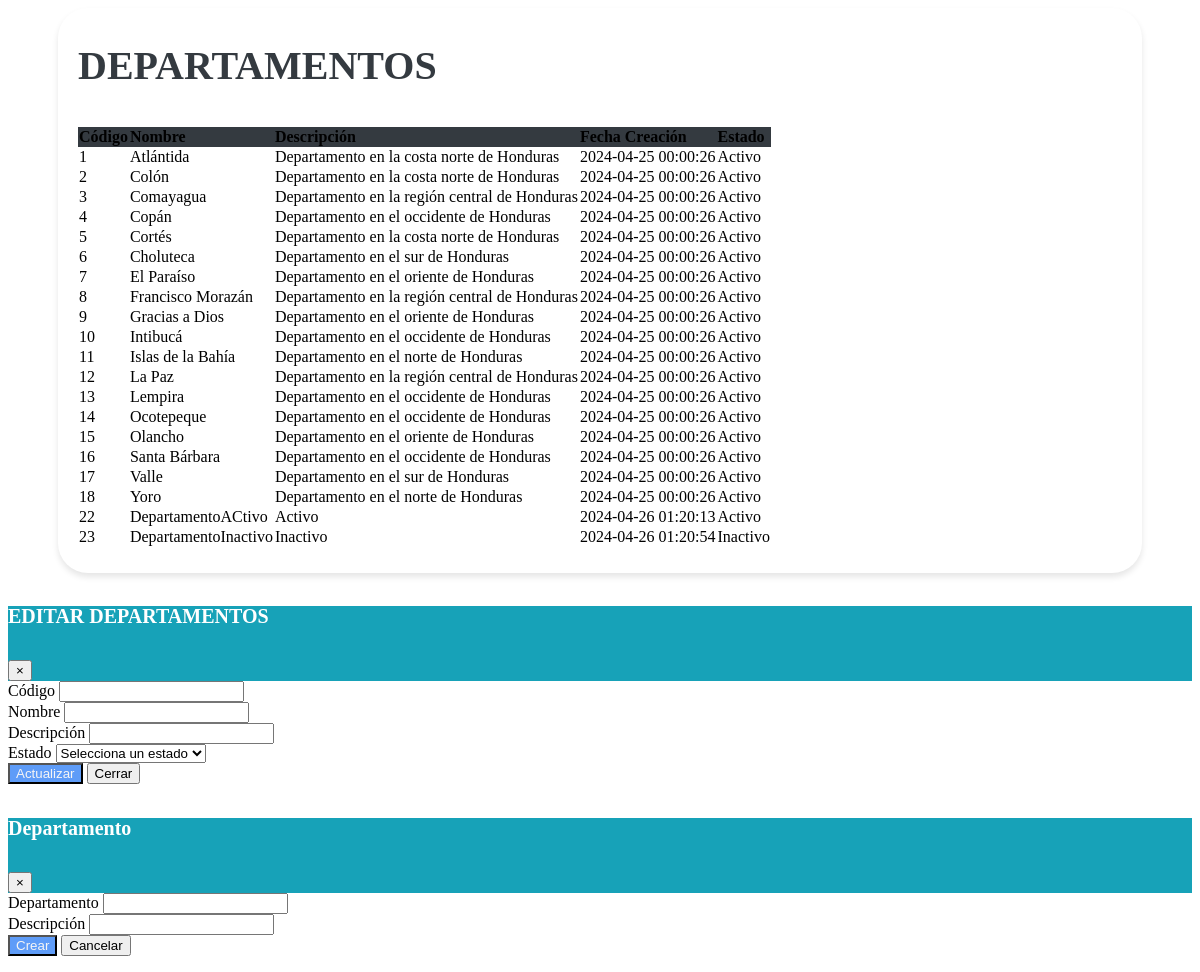
Page /vistas/Mantenimiento_Departamento.php on the committed database.
### tables this page shows
CREATE TABLE `tbl_departamentos` (
  `Id_Departamento` bigint(20) NOT NULL,
  `Nombre_Departamento` varchar(100) DEFAULT NULL,
  `Descripcion` varchar(255) DEFAULT NULL,
  `Creado_Por` varchar(25) NOT NULL,
  `Fecha_Creacion` timestamp NOT NULL DEFAULT current_timestamp(),
  `Modificado_Por` varchar(25) DEFAULT NULL,
  `Fecha_Modificacion` timestamp NOT NULL DEFAULT current_timestamp() ON UPDATE current_timestamp(),
  `Estado` enum('A','I') DEFAULT NULL
);

### vistas/Mantenimiento_Departamento.php (the view, shortened to what this page needs)
<link href="https://cdn.jsdelivr.net/npm/bootstrap-icons@1.10.0/font/bootstrap-icons.css" rel="stylesheet">
<link rel="stylesheet" href="assets/css/estilos.css">
    <link rel="stylesheet" href="https://cdn.datatables.net/1.10.20/css/dataTables.bootstrap4.min.css">
<div class="containertable">
    <div class="d-flex justify-content-between align-items-end mb-4">
        <div>
            <h1 class="poppins-font mb-2">DEPARTAMENTOS</h1>
            <br>
        </div>
    </div>
    <div class="table-responsive">
    <table id="tablax" class="table table-hover">
            <thead class="table-dark text-center" style="background-color: #343A40;">
                <tr>
                    <th scope="col">Código</th>
                    <th scope="col">Nombre</th>
                    <th scope="col">Descripción</th>
                    <th scope="col">Fecha Creación</th>
                    <th scope="col">Estado</th>
                </tr>
            </thead>
            <tbody class="text-center">
                <?php
                include "../php/conexion_be.php";
                $sql = $conexion->query("SELECT * FROM tbl_departamentos");
                while ($datos = $sql->fetch_object()) { ?>
                    <tr>
                        <td><?= $datos->Id_Departamento ?></td>
                        <td><?= $datos->Nombre_Departamento ?></td>
                        <td><?= $datos->Descripcion ?></td>
                        <td><?= $datos->Fecha_Creacion ?></td>
                        <td><?php
                            if ($datos->Estado == "A") {
                                echo '<span class="badge bg-success">Activo</span>';
                            } else {
                                echo '<span class="badge bg-danger">Inactivo</span>';
                            }
                            ?></td>
                        <td>
                        </td>
                    </tr>
                <?php }
                ?>
            </tbody>
        </table>
    </div>
</div>
<div class="modal fade" id="modalEditar" tabindex="-1" role="dialog" aria-labelledby="exampleModalLabel" aria-hidden="true">
    <div class="modal-dialog" role="document">
        <div class="modal-content">
            <div class="modal-header" style="background-color: #17A2B8;">
                <h5 class="poppins-modal mb-2" id="exampleModalLabel">EDITAR DEPARTAMENTOS</h5>
                <button type="button" class="close" data-dismiss="modal" aria-label="Cerrar">
                    <span aria-hidden="true">&times;</span>
                </button>
            </div>
            <div class="modal-body">
                <form id="formularioEditar" method="POST" action="#">
                    <div class="row">
                        <div class="col-6">
                            <div class="form-group">
                                <label for="Id_Departamento">Código</label>
                                <input type="text" class="form-control" id="Id_Departamento" name="Id_Departamento" readonly>
                            </div>
                        </div>
                        <div class="col-6">
                            <div class="form-group">
                                <label for="Nombre_Departamento"> Nombre </label>
                                <input type="text" class="form-control" id="Nombre_Departamento" name="Nombre_Departamento" required>
                            </div>
                        </div>
                    </div>
                    <div class="row">
                        <div class="col-6">
                            <div class="form-group">
                                <label for="Descripcion">Descripción</label>
                                <input type="text" class="form-control" id="Descripcion" name="Descripcion" required>
                            </div>
                        </div>
                    </div>
                    <div class="form-row">
                        <div class="form-group col-md-6">
                            <label for="Estado">Estado</label>
                            <select class="form-control" id="Estado" name="Estado" required>
                            <option value="" disabled selected>Selecciona un estado</option>
                            </select>
                        </div>
                    </div>
                    <div class="modal-footer">
                        <button type="submit" class="btn btn-actualizar">Actualizar</button>
                        <button type="button" class="btn btn-secondary" data-dismiss="modal"></i>Cerrar</button>
                    </div>
                </form>
            </div>
        </div>
    </div>
</div>
<div class="modal fade" id="modalForm" tabindex="-1" role="dialog" aria-labelledby="exampleModalLabel" aria-hidden="true">
    <div class="modal-dialog">
        <div class="modal-content" role="document">
            <div class="modal-header" style="background-color: #17A2B8;">
                <h5 class="poppins-modal mb-2" id="exampleModalLabel">Departamento</h5>
                <button type="button" class="close" data-dismiss="modal" aria-label="Cerrar">
                    <span aria-hidden="true">&times;</span>
                </button>
            </div>
            <div class="modal-body">
                <form action="modelos/agregar_departamento.php" method="POST">
                    <div class="row mb-3">
                        <div class="col">
                            <label for="Nombre_Departamento" class="form-label">Departamento</label>
                            <input type="text" class="form-control" id="Nombre_Departamento" name="Nombre_Departamento">
                        </div>
                        <div class="col">
                            <label for="Descripcion" class="form-label">Descripción</label>
                            <input type="text" class="form-control" id="Descripcion" name="Descripcion" pattern="[A-Za-z]+" title="Solo se permiten letras en este campo." oninput="validateInput(this)">
                        </div>
                    </div>
                    <div class="modal-footer">
                        <button type="submit" class="btn btn-actualizar">Crear</button>
                        <button type="button" class="btn btn-secondary" data-bs-dismiss="modal"></i>Cancelar</button>
                    </div>
                </form>
            </div>
        </div>
    </div>
</div>

### assets/css/estilos.css (style rules this page uses)
.poppins-font { color: var(--heading, #343A40); font-size: 40px; font-style: normal; font-weight: 600; line-height: 21px; }
.poppins-modal { color: var(--heading, #ffffff); font-size: 20px; font-style: normal; font-weight: 600; line-height: 21px; }
.btn-actualizar { background-color: #5e9cf8; color: whitesmoke; }
.containertable { background-color: #fff; padding: 20px; border-radius: 30px; margin-bottom: 20px; margin-left: 50px; margin-right: 50px; box-shadow: 0 4px 6px rgba(0, 0, 0, 0.1); }

### rows in the picture
tbl_departamentos: Id_Departamento "1", Nombre_Departamento "Atlántida", Descripcion "Departamento en la costa norte de Honduras", Fecha_Creacion "2024-04-25 00:00:26", Estado "Activo"
tbl_departamentos: Id_Departamento "2", Nombre_Departamento "Colón", Descripcion "Departamento en la costa norte de Honduras", Fecha_Creacion "2024-04-25 00:00:26", Estado "Activo"
tbl_departamentos: Id_Departamento "3", Nombre_Departamento "Comayagua", Descripcion "Departamento en la región central de Honduras", Fecha_Creacion "2024-04-25 00:00:26", Estado "Activo"
tbl_departamentos: Id_Departamento "4", Nombre_Departamento "Copán", Descripcion "Departamento en el occidente de Honduras", Fecha_Creacion "2024-04-25 00:00:26", Estado "Activo"
tbl_departamentos: Id_Departamento "5", Nombre_Departamento "Cortés", Descripcion "Departamento en la costa norte de Honduras", Fecha_Creacion "2024-04-25 00:00:26", Estado "Activo"
tbl_departamentos: Id_Departamento "6", Nombre_Departamento "Choluteca", Descripcion "Departamento en el sur de Honduras", Fecha_Creacion "2024-04-25 00:00:26", Estado "Activo"
tbl_departamentos: Id_Departamento "7", Nombre_Departamento "El Paraíso", Descripcion "Departamento en el oriente de Honduras", Fecha_Creacion "2024-04-25 00:00:26", Estado "Activo"
tbl_departamentos: Id_Departamento "8", Nombre_Departamento "Francisco Morazán", Descripcion "Departamento en la región central de Honduras", Fecha_Creacion "2024-04-25 00:00:26", Estado "Activo"
tbl_departamentos: Id_Departamento "9", Nombre_Departamento "Gracias a Dios", Descripcion "Departamento en el oriente de Honduras", Fecha_Creacion "2024-04-25 00:00:26", Estado "Activo"
tbl_departamentos: Id_Departamento "10", Nombre_Departamento "Intibucá", Descripcion "Departamento en el occidente de Honduras", Fecha_Creacion "2024-04-25 00:00:26", Estado "Activo"
tbl_departamentos: Id_Departamento "11", Nombre_Departamento "Islas de la Bahía", Descripcion "Departamento en el norte de Honduras", Fecha_Creacion "2024-04-25 00:00:26", Estado "Activo"
tbl_departamentos: Id_Departamento "12", Nombre_Departamento "La Paz", Descripcion "Departamento en la región central de Honduras", Fecha_Creacion "2024-04-25 00:00:26", Estado "Activo"
tbl_departamentos: Id_Departamento "13", Nombre_Departamento "Lempira", Descripcion "Departamento en el occidente de Honduras", Fecha_Creacion "2024-04-25 00:00:26", Estado "Activo"
tbl_departamentos: Id_Departamento "14", Nombre_Departamento "Ocotepeque", Descripcion "Departamento en el occidente de Honduras", Fecha_Creacion "2024-04-25 00:00:26", Estado "Activo"
tbl_departamentos: Id_Departamento "15", Nombre_Departamento "Olancho", Descripcion "Departamento en el oriente de Honduras", Fecha_Creacion "2024-04-25 00:00:26", Estado "Activo"
tbl_departamentos: Id_Departamento "16", Nombre_Departamento "Santa Bárbara", Descripcion "Departamento en el occidente de Honduras", Fecha_Creacion "2024-04-25 00:00:26", Estado "Activo"
tbl_departamentos: Id_Departamento "17", Nombre_Departamento "Valle", Descripcion "Departamento en el sur de Honduras", Fecha_Creacion "2024-04-25 00:00:26", Estado "Activo"
tbl_departamentos: Id_Departamento "18", Nombre_Departamento "Yoro", Descripcion "Departamento en el norte de Honduras", Fecha_Creacion "2024-04-25 00:00:26", Estado "Activo"
tbl_departamentos: Id_Departamento "22", Nombre_Departamento "DepartamentoACtivo", Descripcion "Activo", Fecha_Creacion "2024-04-26 01:20:13", Estado "Activo"
tbl_departamentos: Id_Departamento "23", Nombre_Departamento "DepartamentoInactivo", Descripcion "Inactivo", Fecha_Creacion "2024-04-26 01:20:54", Estado "Inactivo"
